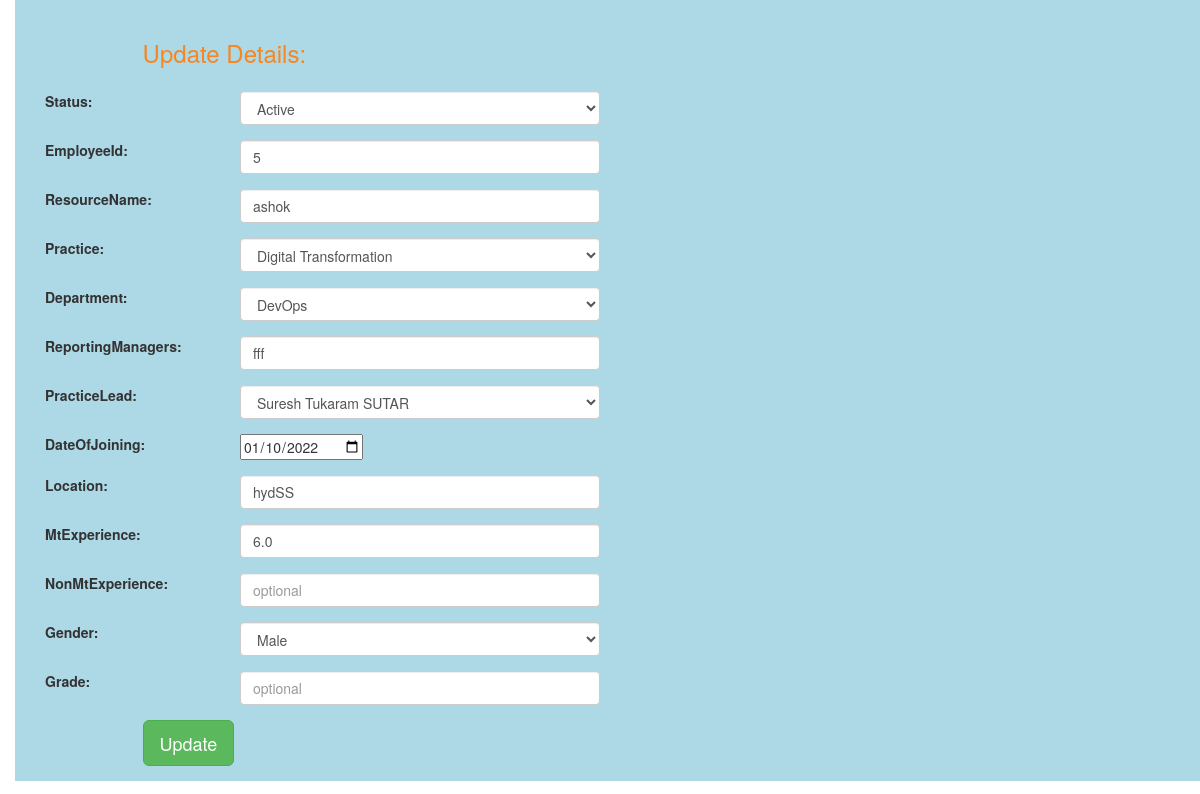
/edit/5 (signed in), run on the app's committed database.
### webapp/models.py (models this page shows, shortened)
class EmployeeDetails(models.Model):
    class Meta:
        verbose_name_plural = 'EmployeeDetails'
    GENDER_CHOICE = (("MALE", "Male"), ("FEMALE", "Female"))
    STATUS_CHOICE = (("ACTIVE","Active"),("INACTIVE","Inactive"),("RESIGN","Resign"))
    PRACTICE_CHOICE = (("DIGITAL TRANSFORMATION","Digital Transformation"),)
    DEPARTMENT_CHOICE = (("DEVOPS","DevOps"),("ENTERPRISE APPLICATION DEVELOPMENT","Enterprise Application Development"),("UI","UI"),("CLOUD SOLUTIONS","Cloud Solutions"),("ENTERPRISE ARCHITECTURE","Enterprise Architecture"),("UX","UX"),("PRODUCT ENGINEERING","Product Engineering"),("MOBILITY","Mobility"),("PROFESSIONAL SERVICES","Professional Services"))
    PRACTICE_LEAD_CHOICE = (("SURESH TUKARAM SUTAR","Suresh Tukaram SUTAR"),("SAILAJA GUDALA","Sailaja GUDALA"),("SRINIVAS KANTTUGA","Srinivas KATTUNGA"),("ABHIJEET BHIKAJI PATIL","Abhijeet Bhikaji PATIL"),("SANJAY PARMANAND BATHEJA","Sanjay Parmanand BATHEJA"),("YYOMA DILIP PATHAK","Vyoma Dilip PATHAK"),("ABHIJEET HARISHCHANDRA ALONE","Abhijeet Harishchandra ALONE"),("NASIR AHMED R","Nasir Ahmed R"))
    status = models.CharField(max_length=100,choices = STATUS_CHOICE,null=True)
    emp_id=models.IntegerField(primary_key=True,null=False)
    resource_name = models.CharField(max_length=100,null=True)
    practice = models.CharField(max_length=100,choices=PRACTICE_CHOICE,default="Digital Transformation",null=True)
    department = models.CharField(max_length=100,choices=DEPARTMENT_CHOICE,null=True)
    reporting_managers = models.CharField(max_length=100,null=True)
    practice_lead = models.CharField(max_length=100,choices=PRACTICE_LEAD_CHOICE,null=True)
    date_of_joining = models.DateField(blank=True , null=True)
    location = models.CharField(max_length=100,null=True)
    mt_experience = models.FloatField(max_length=100,null=True)
    non_mt_experience = models.FloatField(max_length=100,blank=True , null=True)
    gender = models.CharField(max_length=100,choices=GENDER_CHOICE,null=True)
    grade = models.CharField(max_length=100,blank=True , null=True)

### webapp/views.py (the view)
# urls.py: path('edit/<int:id>', views.edit),
@login_required(login_url=login)
def edit(request, id):
    employee_obj = EmployeeDetails.objects.get(emp_id=id)
    if request.method == 'POST':
        print(request.POST)
        form = EmployeeForm(request.POST, instance=employee_obj)
        print(form)
        if form.is_valid():
            form.save()
            return redirect('/')
    else:
        form = EmployeeForm(instance=employee_obj)
    return render(request, 'edit.html', {'employee': form, 'id': id})

### webapp/templates/edit.html (shortened to what this page needs)
{% extends "base.html" %} {% block title %}Add New Employee Records{% endblock title %} {% block content %}
<div class="col-md-12">
    <form method="POST" class="post-form">
        <div class="container">
            <br>
            <div class="form-group row">
                <label class="col-sm-1 col-form-label"></label>
                <div class="col-sm-4">
                    <h3 style="color: rgb(248, 133, 30);">Update Details:</h3>
                </div>
            </div>
            <div class="form-group row">
                <label class="col-sm-2 col-form-label">Status:</label>
                <div class="col-sm-4">
                    {{ employee.status }}
                </div>
            </div>
            <div class="form-group row">
                <label class="col-sm-2 col-form-label">EmployeeId:</label>
                <div class="col-sm-4">
                    {{ employee.emp_id }}
                </div>
            </div>
            <div class="form-group row">
                <label class="col-sm-2 col-form-label">ResourceName:</label>
                <div class="col-sm-4">
                    {{ employee.resource_name }}
                </div>
            </div>
            <div class="form-group row">
                <label class="col-sm-2 col-form-label">Practice:</label>
                <div class="col-sm-4">
                    {{ employee.practice }}
                </div>
            </div>
            <div class="form-group row">
                <label class="col-sm-2 col-form-label">Department:</label>
                <div class="col-sm-4">
                    {{ employee.department }}
                </div>
            </div>
            <div class="form-group row">
                <label class="col-sm-2 col-form-label">ReportingManagers:</label>
                <div class="col-sm-4">
                    {{ employee.reporting_managers }}
                </div>
            </div>
            <div class="form-group row">
                <label class="col-sm-2 col-form-label">PracticeLead:</label>
                <div class="col-sm-4">
                    {{ employee.practice_lead }}
                </div>
            </div>
            <div class="form-group row">
                <label class="col-sm-2 col-form-label">DateOfJoining:</label>
                <div class="col-sm-4">
                    {{ employee.date_of_joining }}
                </div>
            </div>
            <div class="form-group row">
                <label class="col-sm-2 col-form-label">Location:</label>
                <div class="col-sm-4">
                    {{ employee.location }}
                </div>
            </div>
            <div class="form-group row">
                <label class="col-sm-2 col-form-label">MtExperience:</label>
                <div class="col-sm-4">
                    {{ employee.mt_experience }}
                </div>
            </div>
            <div class="form-group row">
                <label class="col-sm-2 col-form-label">NonMtExperience:</label>
                <div class="col-sm-4">
                    {{ employee.non_mt_experience }}
                </div>
            </div>
            <div class="form-group row">
                <label class="col-sm-2 col-form-label">Gender:</label>
                <div class="col-sm-4">
                    {{ employee.gender }}
                </div>
            </div>
            <div class="form-group row">
                <label class="col-sm-2 col-form-label">Grade:</label>
                <div class="col-sm-4">
                    {{ employee.grade }}
                </div>
            </div>
            <div class="form-group row">
                <label class="col-sm-1 col-form-label"></label>
                <div class="col-sm-4">
                    <button type="submit" class="btn btn-success btn-lg">Update</button>
                </div>
            </div>
        </div>
    </form>
    {% endblock content %}

### webapp/templates/edit.html (style rules this page uses)
.container { background-color: lightblue; }

### data on the page
EmployeeDetails: status "Active", emp_id "5", resource_name "ashok", practice "Digital Transformation", department "DevOps", reporting_managers "fff", practice_lead "Suresh Tukaram SUTAR", date_of_joining "01/10/2022", location "hydSS", mt_experience "6.0", gender "Male"
